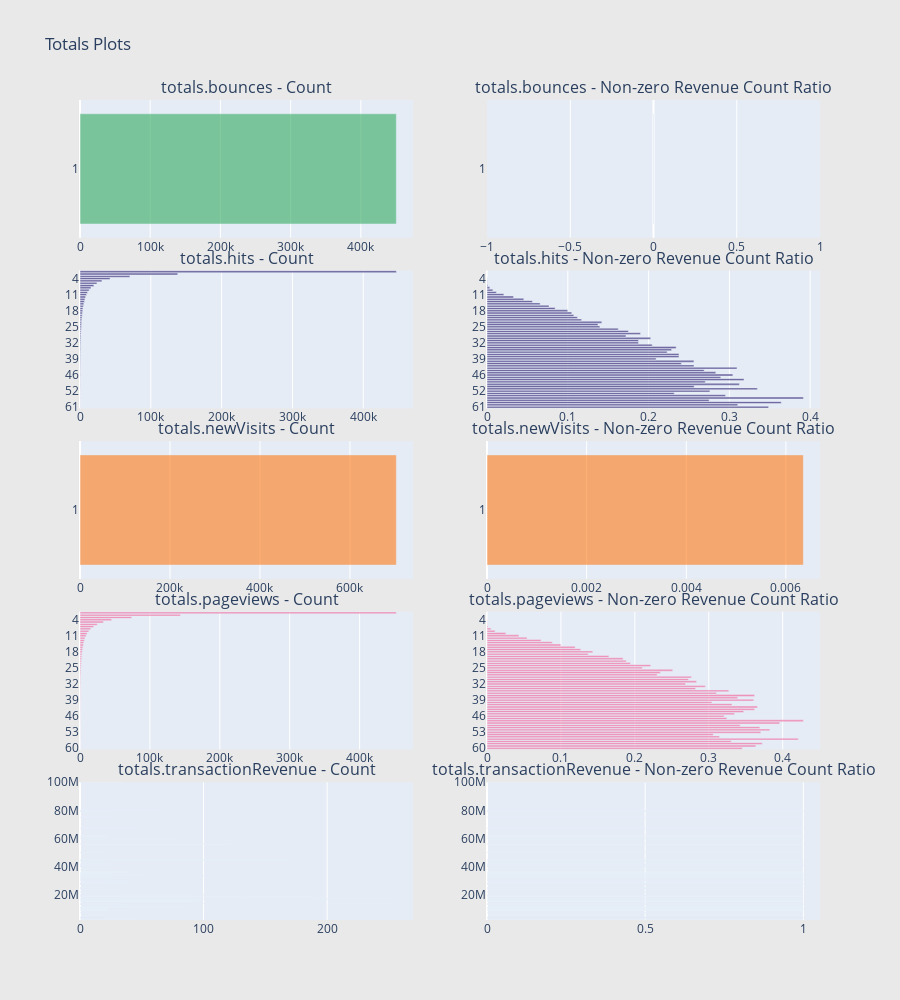

Source (notebook cell):
### Markdown cell above
In the traffic source analysis, it's notable that while YouTube appears frequently in the dataset, the instances where it contributes to non-zero revenue are quite rare.

On the other hand, Google Plex stands out with a significantly high ratio of non-zero revenue counts compared to its overall count in the traffic source plot.

When examining traffic source mediums, it's interesting to observe that the "referral" medium exhibits a greater number of non-zero revenue counts compared to the "organic" medium.

### Code cell
import plotly.graph_objs as go
from plotly.subplots import make_subplots
import plotly.offline as py

def horizontal_bar_chart(cnt_srs, color):
    trace = go.Bar(
        y=cnt_srs.index[::-1],
        x=cnt_srs.values[::-1],
        showlegend=False,
        orientation='h',
        marker=dict(
            color=color,
        ),
    )
    return trace

# totals.bounces
cnt_srs_bounces = train_df.groupby('totals.bounces')['totals.transactionRevenue'].agg(['size', 'count', 'mean'])
cnt_srs_bounces.columns = ["count", "count of non-zero revenue", "mean"]
cnt_srs_bounces = cnt_srs_bounces.sort_values(by="count", ascending=False)
trace1 = horizontal_bar_chart(cnt_srs_bounces["count"].head(60), 'rgba(50, 171, 96, 0.6)')
trace2 = horizontal_bar_chart(cnt_srs_bounces["count of non-zero revenue"].head(60) / cnt_srs_bounces["count"].head(60), 'rgba(50, 171, 96, 0.6)')

# totals.hits
cnt_srs_hits = train_df.groupby('totals.hits')['totals.transactionRevenue'].agg(['size', 'count', 'mean'])
cnt_srs_hits.columns = ["count", "count of non-zero revenue", "mean"]
cnt_srs_hits = cnt_srs_hits.sort_values(by="count", ascending=False)
trace3 = horizontal_bar_chart(cnt_srs_hits["count"].head(60), 'rgba(71, 58, 131, 0.8)')
trace4 = horizontal_bar_chart(cnt_srs_hits["count of non-zero revenue"].head(60) / cnt_srs_hits["count"].head(60), 'rgba(71, 58, 131, 0.8)')

# totals.newVisits
cnt_srs_newVisits = train_df.groupby('totals.newVisits')['totals.transactionRevenue'].agg(['size', 'count', 'mean'])
cnt_srs_newVisits.columns = ["count", "count of non-zero revenue", "mean"]
cnt_srs_newVisits = cnt_srs_newVisits.sort_values(by="count", ascending=False)
trace5 = horizontal_bar_chart(cnt_srs_newVisits["count"].head(60), 'rgba(255, 123, 22, 0.6)')
trace6 = horizontal_bar_chart(cnt_srs_newVisits["count of non-zero revenue"].head(60) / cnt_srs_newVisits["count"].head(60), 'rgba(255, 123, 22, 0.6)')

# totals.pageviews
cnt_srs_pageviews = train_df.groupby('totals.pageviews')['totals.transactionRevenue'].agg(['size', 'count', 'mean'])
cnt_srs_pageviews.columns = ["count", "count of non-zero revenue", "mean"]
cnt_srs_pageviews = cnt_srs_pageviews.sort_values(by="count", ascending=False)
trace7 = horizontal_bar_chart(cnt_srs_pageviews["count"].head(60), 'rgba(246, 78, 139, 0.6)')
trace8 = horizontal_bar_chart(cnt_srs_pageviews["count of non-zero revenue"].head(60) / cnt_srs_pageviews["count"].head(60), 'rgba(246, 78, 139, 0.6)')

# totals.transactionRevenue
cnt_srs_revenue = train_df.groupby('totals.transactionRevenue')['totals.transactionRevenue'].agg(['size', 'count', 'mean'])
cnt_srs_revenue.columns = ["count", "count of non-zero revenue", "mean"]
cnt_srs_revenue = cnt_srs_revenue.sort_values(by="count", ascending=False)
trace9 = horizontal_bar_chart(cnt_srs_revenue["count"].head(60), 'rgba(0, 128, 128, 0.6)')
trace10 = horizontal_bar_chart(cnt_srs_revenue["count of non-zero revenue"].head(60) / cnt_srs_revenue["count"].head(60), 'rgba(0, 128, 128, 0.6)')

# Creating a subplot with 5 rows and 2 columns
fig = make_subplots(rows=5, cols=2, vertical_spacing=0.04, 
                    subplot_titles=["totals.bounces - Count", "totals.bounces - Non-zero Revenue Count Ratio",
                                    "totals.hits - Count", "totals.hits - Non-zero Revenue Count Ratio",
                                    "totals.newVisits - Count", "totals.newVisits - Non-zero Revenue Count Ratio",
                                    "totals.pageviews - Count", "totals.pageviews - Non-zero Revenue Count Ratio",
                                    "totals.transactionRevenue - Count", "totals.transactionRevenue - Non-zero Revenue Count Ratio"])

# Adding traces to the subplot
fig.add_trace(trace1, row=1, col=1)
fig.add_trace(trace2, row=1, col=2)
fig.add_trace(trace3, row=2, col=1)
fig.add_trace(trace4, row=2, col=2)
fig.add_trace(trace5, row=3, col=1)
fig.add_trace(trace6, row=3, col=2)
fig.add_trace(trace7, row=4, col=1)
fig.add_trace(trace8, row=4, col=2)
fig.add_trace(trace9, row=5, col=1)
fig.add_trace(trace10, row=5, col=2)

# Updating layout
fig.update_layout(height=1000, width=900, paper_bgcolor='rgb(233,233,233)', title="Totals Plots")

# Displaying the plot
py.iplot(fig, filename='totals-plots')

### Figure 1 — Plotly figure (JSON) as saved in the notebook; plotly's stock layout.template omitted (floating-point values rounded to 4 significant figures)
{"data": [{"marker": {"color": "rgba(50, 171, 96, 0.6)"}, "orientation": "h", "showlegend": false, "type": "bar", "x": [450630], "xaxis": "x", "y": ["1"], "yaxis": "y"}, {"marker": {"color": "rgba(50, 171, 96, 0.6)"}, "orientation": "h", "showlegend": false, "type": "bar", "x": [0], "xaxis": "x2", "y": ["1"], "yaxis": "y2"}, {"marker": {"color": "rgba(71, 58, 131, 0.8)"}, "orientation": "h", "showlegend": false, "type": "bar", "x": [198, 203, 206, 211, 212, 227, 246, 261, 269, 316, 333, 348, 349, 363, 424, 438, 454, 501, 527, 553, 621, 693, 724, 745, 785, 845, 846, 944, 1088, 1104, 1289, 1291, 1406, 1504, 1718, 1925, 2126, 2190, 2477, 2798, 3064, 3291, 3755, 4130, 4716, 5384, 6194, 6881, 7879, 9264, 10640, 12959, 15484, 19518, 23918, 30939, 42444, 70402, 137952, 446754], "xaxis": "x3", "y": ["61", "59", "60", "56", "57", "55", "54", "52", "53", "50", "51", "49", "48", "47", "46", "45", "44", "43", "42", "41", "40", "39", "38", "37", "36", "35", "34", "33", "32", "31", "30", "29", "28", "27", "26", "25", "24", "23", "22", "21", "20", "19", "18", "17", "16", "15", "14", "13", "12", "11", "10", "9", "8", "7", "6", "5", "4", "3", "2", "1"], "yaxis": "y3"}, {"marker": {"color": "rgba(71, 58, 131, 0.8)"}, "orientation": "h", "showlegend": false, "type": "bar", "x": [0.3485, 0.3103, 0.3641, 0.2749, 0.3915, 0.2952, 0.2317, 0.2759, 0.3346, 0.2563, 0.3123, 0.2701, 0.3181, 0.2893, 0.3042, 0.2831, 0.2687, 0.3094, 0.2562, 0.2405, 0.256, 0.2092, 0.2376, 0.2376, 0.2229, 0.2284, 0.234, 0.2044, 0.1875, 0.1875, 0.2025, 0.172, 0.1899, 0.1749, 0.1624, 0.1397, 0.1373, 0.142, 0.1171, 0.1119, 0.1074, 0.1048, 0.09987, 0.08426, 0.07676, 0.06575, 0.05618, 0.04549, 0.03275, 0.02083, 0.01156, 0.007254, 0.003487, 0.0009735, 0.0003763, 0.0003879, 0.0001885, 4.261e-05, 2.9e-05, 0], "xaxis": "x4", "y": ["61", "59", "60", "56", "57", "55", "54", "52", "53", "50", "51", "49", "48", "47", "46", "45", "44", "43", "42", "41", "40", "39", "38", "37", "36", "35", "34", "33", "32", "31", "30", "29", "28", "27", "26", "25", "24", "23", "22", "21", "20", "19", "18", "17", "16", "15", "14", "13", "12", "11", "10", "9", "8", "7", "6", "5", "4", "3", "2", "1"], "yaxis": "y4"}, {"marker": {"color": "rgba(255, 123, 22, 0.6)"}, "orientation": "h", "showlegend": false, "type": "bar", "x": [703060], "xaxis": "x5", "y": ["1"], "yaxis": "y5"}, {"marker": {"color": "rgba(255, 123, 22, 0.6)"}, "orientation": "h", "showlegend": false, "type": "bar", "x": [0.006351], "xaxis": "x6", "y": ["1"], "yaxis": "y6"}, {"marker": {"color": "rgba(246, 78, 139, 0.6)"}, "orientation": "h", "showlegend": false, "type": "bar", "x": [84, 88, 94, 112, 114, 124, 134, 135, 162, 168, 184, 192, 222, 225, 240, 242, 265, 268, 298, 338, 355, 388, 410, 453, 509, 535, 567, 674, 704, 847, 873, 875, 1091, 1143, 1318, 1413, 1567, 1722, 1949, 2211, 2409, 2682, 3150, 3511, 4010, 4720, 5291, 6197, 7097, 8671, 10104, 12585, 15272, 19476, 24688, 33411, 45192, 73835, 143770, 452522], "xaxis": "x7", "y": ["60", "59", "58", "56", "57", "55", "54", "53", "50", "52", "51", "49", "48", "47", "46", "44", "43", "45", "42", "41", "40", "39", "38", "37", "36", "35", "34", "33", "32", "31", "30", "29", "28", "27", "26", "25", "24", "23", "22", "21", "20", "19", "18", "17", "16", "15", "14", "13", "12", "11", "10", "9", "8", "7", "6", "5", "4", "3", "2", "1"], "yaxis": "y7"}, {"marker": {"color": "rgba(246, 78, 139, 0.6)"}, "orientation": "h", "showlegend": false, "type": "bar", "x": [0.3452, 0.3636, 0.3723, 0.3304, 0.4211, 0.3145, 0.306, 0.3704, 0.3827, 0.369, 0.3424, 0.3958, 0.4279, 0.3244, 0.3208, 0.3347, 0.3472, 0.3619, 0.3658, 0.3314, 0.3042, 0.3608, 0.339, 0.362, 0.3104, 0.3271, 0.2822, 0.2953, 0.2685, 0.2834, 0.2726, 0.2766, 0.2301, 0.2345, 0.2511, 0.2102, 0.2214, 0.194, 0.1883, 0.1841, 0.1648, 0.1368, 0.1432, 0.1267, 0.1192, 0.09979, 0.08826, 0.0731, 0.05425, 0.04313, 0.02544, 0.01081, 0.005435, 0.001284, 0.0003645, 0.0003891, 0.000177, 4.063e-05, 2.782e-05, 0], "xaxis": "x8", "y": ["60", "59", "58", "56", "57", "55", "54", "53", "50", "52", "51", "49", "48", "47", "46", "44", "43", "45", "42", "41", "40", "39", "38", "37", "36", "35", "34", "33", "32", "31", "30", "29", "28", "27", "26", "25", "24", "23", "22", "21", "20", "19", "18", "17", "16", "15", "14", "13", "12", "11", "10", "9", "8", "7", "6", "5", "4", "3", "2", "1"], "yaxis": "y8"}, {"marker": {"color": "rgba(0, 128, 128, 0.6)"}, "orientation": "h", "showlegend": false, "type": "bar", "x": [19, 19, 20, 20, 20, 20, 20, 21, 21, 22, 22, 22, 22, 23, 23, 24, 24, 24, 24, 24, 25, 26, 26, 27, 27, 27, 31, 32, 32, 33, 35, 37, 37, 37, 37, 38, 39, 39, 40, 40, 44, 46, 51, 54, 62, 64, 65, 77, 81, 84, 92, 93, 98, 116, 122, 135, 170, 187, 189, 256], "xaxis": "x9", "y": [31180000, 25000000, 34990000, 3500000, 27990000, 50000000, 31980000, 40770000, 29980000, 61590000, 18980000, 10630000, 8790000, 8990000, 43980000, 79190000, 3980000, 10390000, 35180000, 23980000, 41590000, 32780000, 37980000, 39980000, 21980000, 74990000, 6990000, 23990000, 13290000, 41990000, 99990000, 31990000, 30380000, 12990000, 27980000, 17590000, 35980000, 30390000, 28780000, 21990000, 1990000, 67180000, 39990000, 33980000, 27180000, 27190000, 79990000, 24990000, 59990000, 10990000, 19190000, 15190000, 15990000, 19990000, 55990000, 13590000, 44790000, 33590000, 18990000, 16990000], "yaxis": "y9"}, {"marker": {"color": "rgba(0, 128, 128, 0.6)"}, "orientation": "h", "showlegend": false, "type": "bar", "x": [1, 1, 1, 1, 1, 1, 1, 1, 1, 1, 1, 1, 1, 1, 1, 1, 1, 1, 1, 1, 1, 1, 1, 1, 1, 1, 1, 1, 1, 1, 1, 1, 1, 1, 1, 1, 1, 1, 1, 1, 1, 1, 1, 1, 1, 1, 1, 1, 1, 1, 1, 1, 1, 1, 1, 1, 1, 1, 1, 1], "xaxis": "x10", "y": [31180000, 25000000, 34990000, 3500000, 27990000, 50000000, 31980000, 40770000, 29980000, 61590000, 18980000, 10630000, 8790000, 8990000, 43980000, 79190000, 3980000, 10390000, 35180000, 23980000, 41590000, 32780000, 37980000, 39980000, 21980000, 74990000, 6990000, 23990000, 13290000, 41990000, 99990000, 31990000, 30380000, 12990000, 27980000, 17590000, 35980000, 30390000, 28780000, 21990000, 1990000, 67180000, 39990000, 33980000, 27180000, 27190000, 79990000, 24990000, 59990000, 10990000, 19190000, 15190000, 15990000, 19990000, 55990000, 13590000, 44790000, 33590000, 18990000, 16990000], "yaxis": "y10"}], "layout": {"annotations": [{"font": {"size": 16}, "showarrow": false, "text": "totals.bounces - Count", "x": 0.225, "xanchor": "center", "xref": "paper", "y": 1, "yanchor": "bottom", "yref": "paper"}, {"font": {"size": 16}, "showarrow": false, "text": "totals.bounces - Non-zero Revenue Count Ratio", "x": 0.775, "xanchor": "center", "xref": "paper", "y": 1, "yanchor": "bottom", "yref": "paper"}, {"font": {"size": 16}, "showarrow": false, "text": "totals.hits - Count", "x": 0.225, "xanchor": "center", "xref": "paper", "y": 0.792, "yanchor": "bottom", "yref": "paper"}, {"font": {"size": 16}, "showarrow": false, "text": "totals.hits - Non-zero Revenue Count Ratio", "x": 0.775, "xanchor": "center", "xref": "paper", "y": 0.792, "yanchor": "bottom", "yref": "paper"}, {"font": {"size": 16}, "showarrow": false, "text": "totals.newVisits - Count", "x": 0.225, "xanchor": "center", "xref": "paper", "y": 0.584, "yanchor": "bottom", "yref": "paper"}, {"font": {"size": 16}, "showarrow": false, "text": "totals.newVisits - Non-zero Revenue Count Ratio", "x": 0.775, "xanchor": "center", "xref": "paper", "y": 0.584, "yanchor": "bottom", "yref": "paper"}, {"font": {"size": 16}, "showarrow": false, "text": "totals.pageviews - Count", "x": 0.225, "xanchor": "center", "xref": "paper", "y": 0.376, "yanchor": "bottom", "yref": "paper"}, {"font": {"size": 16}, "showarrow": false, "text": "totals.pageviews - Non-zero Revenue Count Ratio", "x": 0.775, "xanchor": "center", "xref": "paper", "y": 0.376, "yanchor": "bottom", "yref": "paper"}, {"font": {"size": 16}, "showarrow": false, "text": "totals.transactionRevenue - Count", "x": 0.225, "xanchor": "center", "xref": "paper", "y": 0.168, "yanchor": "bottom", "yref": "paper"}, {"font": {"size": 16}, "showarrow": false, "text": "totals.transactionRevenue - Non-zero Revenue Count Ratio", "x": 0.775, "xanchor": "center", "xref": "paper", "y": 0.168, "yanchor": "bottom", "yref": "paper"}], "height": 1000, "paper_bgcolor": "rgb(233,233,233)", "title": {"text": "Totals Plots"}, "width": 900, "xaxis": {"anchor": "y", "autorange": true, "domain": [0, 0.45], "range": [0, 474300.0], "type": "linear"}, "xaxis10": {"anchor": "y10", "autorange": true, "domain": [0.55, 1], "range": [0, 1.053], "type": "linear"}, "xaxis2": {"anchor": "y2", "autorange": true, "domain": [0.55, 1], "range": [-1, 1], "type": "linear"}, "xaxis3": {"anchor": "y3", "autorange": true, "domain": [0, 0.45], "range": [0, 470300.0], "type": "linear"}, "xaxis4": {"anchor": "y4", "autorange": true, "domain": [0.55, 1], "range": [0, 0.4121], "type": "linear"}, "xaxis5": {"anchor": "y5", "autorange": true, "domain": [0, 0.45], "range": [0, 740100.0], "type": "linear"}, "xaxis6": {"anchor": "y6", "autorange": true, "domain": [0.55, 1], "range": [0, 0.006685], "type": "linear"}, "xaxis7": {"anchor": "y7", "autorange": true, "domain": [0, 0.45], "range": [0, 476300.0], "type": "linear"}, "xaxis8": {"anchor": "y8", "autorange": true, "domain": [0.55, 1], "range": [0, 0.4505], "type": "linear"}, "xaxis9": {"anchor": "y9", "autorange": true, "domain": [0, 0.45], "range": [0, 269.5], "type": "linear"}, "yaxis": {"anchor": "x", "autorange": true, "domain": [0.832, 1], "range": [-0.5, 0.5], "type": "category"}, "yaxis10": {"anchor": "x10", "autorange": true, "domain": [0, 0.168], "range": [1985000, 99995000], "type": "linear"}, "yaxis2": {"anchor": "x2", "autorange": true, "domain": [0.832, 1], "range": [-0.5, 0.5], "type": "category"}, "yaxis3": {"anchor": "x3", "autorange": true, "domain": [0.624, 0.792], "range": [-0.5, 59.5], "type": "category"}, "yaxis4": {"anchor": "x4", "autorange": true, "domain": [0.624, 0.792], "range": [-0.5, 59.5], "type": "category"}, "yaxis5": {"anchor": "x5", "autorange": true, "domain": [0.416, 0.584], "range": [-0.5, 0.5], "type": "category"}, "yaxis6": {"anchor": "x6", "autorange": true, "domain": [0.416, 0.584], "range": [-0.5, 0.5], "type": "category"}, "yaxis7": {"anchor": "x7", "autorange": true, "domain": [0.208, 0.376], "range": [-0.5, 59.5], "type": "category"}, "yaxis8": {"anchor": "x8", "autorange": true, "domain": [0.208, 0.376], "range": [-0.5, 59.5], "type": "category"}, "yaxis9": {"anchor": "x9", "autorange": true, "domain": [0, 0.168], "range": [1985000, 99995000], "type": "linear"}}}
